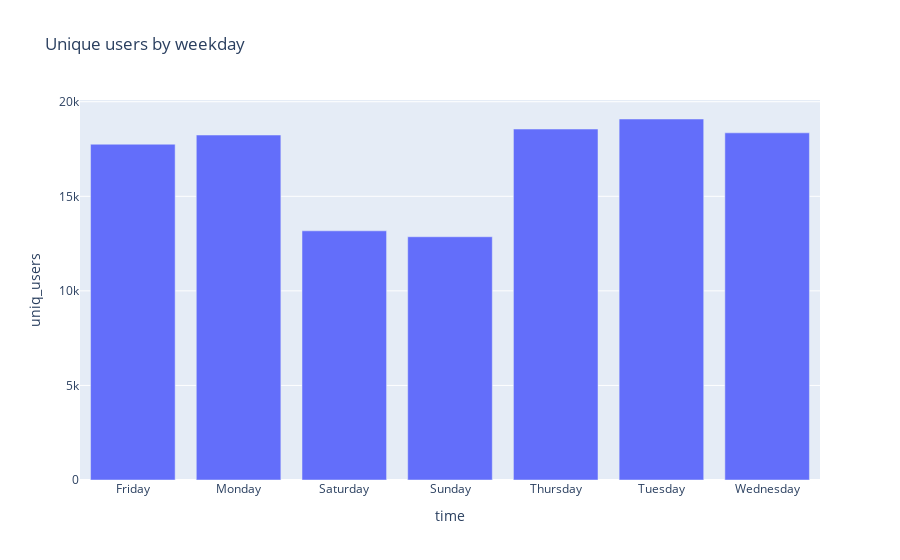

Notebook code cell kept with this figure:
### Markdown cell above
We can observe daily and weekly seasonality

### Code cell
weekday_users= df.groupby(df['time'].apply(lambda dt: dt.day_name())) \
    .agg(uniq_users=('id', 'nunique')) \
    .reset_index()

px.bar(weekday_users, x='time', y='uniq_users', title='Unique users by weekday')

### Figure 1 — Plotly figure (JSON) as saved in the notebook; plotly's stock layout.template omitted (floating-point values rounded to 4 significant figures)
{"data": [{"alignmentgroup": "True", "hovertemplate": "time=%{x}<br>uniq_users=%{y}<extra></extra>", "legendgroup": "", "marker": {"color": "#636efa", "pattern": {"shape": ""}}, "name": "", "offsetgroup": "", "orientation": "v", "showlegend": false, "textposition": "auto", "type": "bar", "x": ["Friday", "Monday", "Saturday", "Sunday", "Thursday", "Tuesday", "Wednesday"], "xaxis": "x", "y": [17753, 18240, 13175, 12861, 18556, 19087, 18355], "yaxis": "y"}], "layout": {"autosize": true, "barmode": "relative", "legend": {"tracegroupgap": 0}, "title": {"text": "Unique users by weekday"}, "xaxis": {"anchor": "y", "autorange": true, "domain": [0, 1], "range": [-0.5, 6.5], "title": {"text": "time"}, "type": "category"}, "yaxis": {"anchor": "x", "autorange": true, "domain": [0, 1], "range": [0, 20090.0], "title": {"text": "uniq_users"}, "type": "linear"}}}
